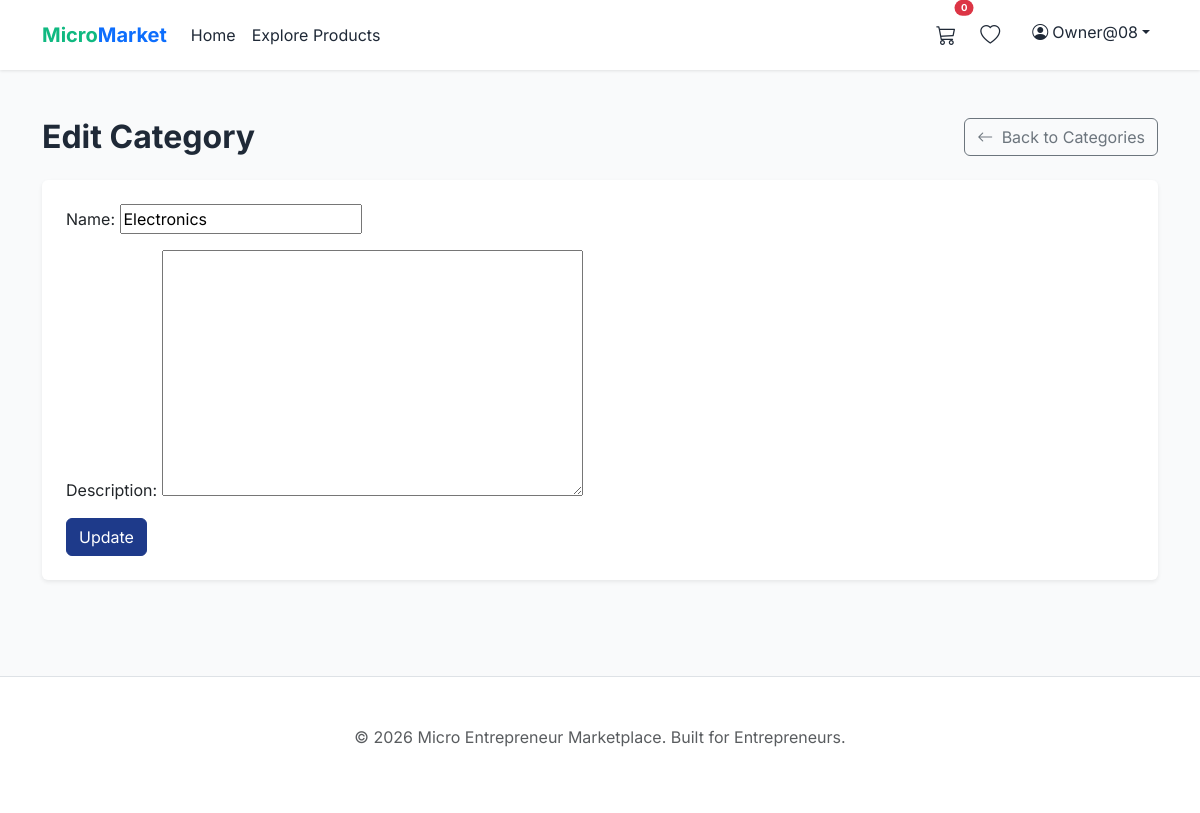
The page /adminpanel/categories/1/edit/ (signed in) on the database its author committed.
### accounts/models.py (models this page shows, shortened)
class User(AbstractUser):
    ADMIN = 'ADMIN'
    SELLER = 'SELLER'
    BUYER = 'BUYER'
    ROLE_CHOICES = [
        (ADMIN, 'Admin'),
        (SELLER, 'Seller'),
        (BUYER, 'Buyer'),
    ]
    role = models.CharField(max_length=10, choices=ROLE_CHOICES, default=BUYER)
    phone = models.CharField(max_length=15, blank=True, null=True)
    profile_image = models.ImageField(upload_to='profiles/', blank=True, null=True)
    address = models.TextField(blank=True, null=True)
    city = models.CharField(max_length=100, blank=True, null=True)
    state = models.CharField(max_length=100, blank=True, null=True)
    created_at = models.DateTimeField(auto_now_add=True, db_index=True)

### marketplace/models.py (models this page shows, shortened)
class Category(models.Model):
    name = models.CharField(max_length=100)
    description = models.TextField(blank=True, null=True)
    slug = models.SlugField(unique=True, db_index=True)
    class Meta:
        verbose_name_plural = "Categories"

### adminpanel/views.py (the view)
# urls.py: path('categories/<int:pk>/edit/', CategoryUpdateView.as_view(), name='category_edit'),
class CategoryUpdateView(AdminRequiredMixin, UpdateView):
    model = Category
    fields = ['name', 'description']
    template_name = 'adminpanel/category_form.html'
    success_url = reverse_lazy('adminpanel:category_list')

### adminpanel/views.py (called while the page is built)
    def test_func(self):
        return self.request.user.role == 'ADMIN' or self.request.user.is_superuser

### templates/adminpanel/category_form.html (shortened to what this page needs)
{% extends 'base.html' %}
{% block content %}
<div class="container py-5">
    <div class="d-flex justify-content-between align-items-center mb-4">
        <h2 class="fw-bold m-0">
            {% if object %}Edit Category{% else %}Add Category{% endif %}
        </h2>
        <a href="{% url 'adminpanel:category_list' %}" class="btn btn-outline-secondary">
            <i class="bi bi-arrow-left me-1"></i> Back to Categories
        </a>
    </div>
    <div class="card border-0 shadow-sm p-4">
        <form method="post" novalidate>
            <div class="mb-3">
                {{ form.name.label_tag }}
                {{ form.name }}
            </div>
            <div class="mb-3">
                {{ form.description.label_tag }}
                {{ form.description }}
            </div>
            <button type="submit" class="btn btn-primary">
                {% if object %}Update{% else %}Create{% endif %}
            </button>
        </form>
    </div>
</div>
{% endblock %}

### templates/base.html (shortened to what this page needs)
{% load static %}
{% load django_bootstrap5 %}
<!DOCTYPE html>
<html lang="en">
<head>
    {% bootstrap_css %}
    <link rel="stylesheet" href="https://cdn.jsdelivr.net/npm/bootstrap-icons@1.11.3/font/bootstrap-icons.min.css">
    <link rel="stylesheet" href="{% static 'css/style.css' %}">
</head>
<body>
    <nav class="navbar navbar-expand-lg navbar-light sticky-top">
        <div class="container">
            <a class="navbar-brand fw-bold text-primary" href="{% url 'core:home' %}">
                <span style="color: var(--secondary-green);">Micro</span>Market
            </a>
            <div class="collapse navbar-collapse" id="navbarNav">
                <ul class="navbar-nav me-auto">
                    <li class="nav-item">
                        <a class="nav-link" href="{% url 'core:home' %}">Home</a>
                    </li>
                    <li class="nav-item">
                        <a class="nav-link" href="{% url 'marketplace:product_list' %}">Explore Products</a>
                    </li>
                </ul>
                <ul class="navbar-nav">
                    {% if user.is_authenticated %}
                    <li class="nav-item me-2">
                        <a class="nav-link position-relative" href="{% url 'marketplace:cart_detail' %}">
                            <i class="bi bi-cart3 fs-5"></i>
                            <span
                                class="position-absolute top-0 start-100 translate-middle badge rounded-pill bg-danger"
                                style="font-size: 0.6rem;">
                                {{ user.cart_items.count }}
                            </span>
                        </a>
                    </li>
                    <li class="nav-item me-3">
                        <a class="nav-link" href="{% url 'marketplace:wishlist_detail' %}">
                            <i class="bi bi-heart fs-5"></i>
                        </a>
                    </li>
                    <li class="nav-item dropdown">
                        <a class="nav-link dropdown-toggle" href="#" id="navbarDropdown" role="button"
                            data-bs-toggle="dropdown">
                            <i class="bi bi-person-circle me-1"></i> {{ user.username }}
                        </a>
                    </li>
                    {% endif %}
                </ul>
            </div>
        </div>
    </nav>
    <main>
        {% block content %}
        {% endblock %}
    </main>
    <footer class="bg-white py-5 mt-5 border-top">
        <div class="container text-center text-muted">
            <p>&copy; 2026 Micro Entrepreneur Marketplace. Built for Entrepreneurs.</p>
        </div>
    </footer>
</body>
</html>

### static/css/style.css (style rules this page uses)
:root { --primary-blue: #1e3a8a; --secondary-green: #10b981; --accent-orange: #f59e0b; --neutral-gray: #f3f4f6; --text-dark: #1f2937; }
body { font-family: 'Inter', sans-serif; background-color: #f9fafb; color: var(--text-dark); }
.navbar { background-color: white; box-shadow: 0 1px 3px rgba(0,0,0,0.1); }
.btn-primary { background-color: var(--primary-blue); border-color: var(--primary-blue); }
.card { border: none; box-shadow: 0 4px 6px -1px rgba(0, 0, 0, 0.1); transition: transform 0.2s; }
.nav-link { color: var(--text-dark); padding: 0.75rem 1.5rem; display: flex; align-items: center; }

### rows shown on the page
User: cart_items.count "0", username "Owner@08"
Category: name "Electronics"
